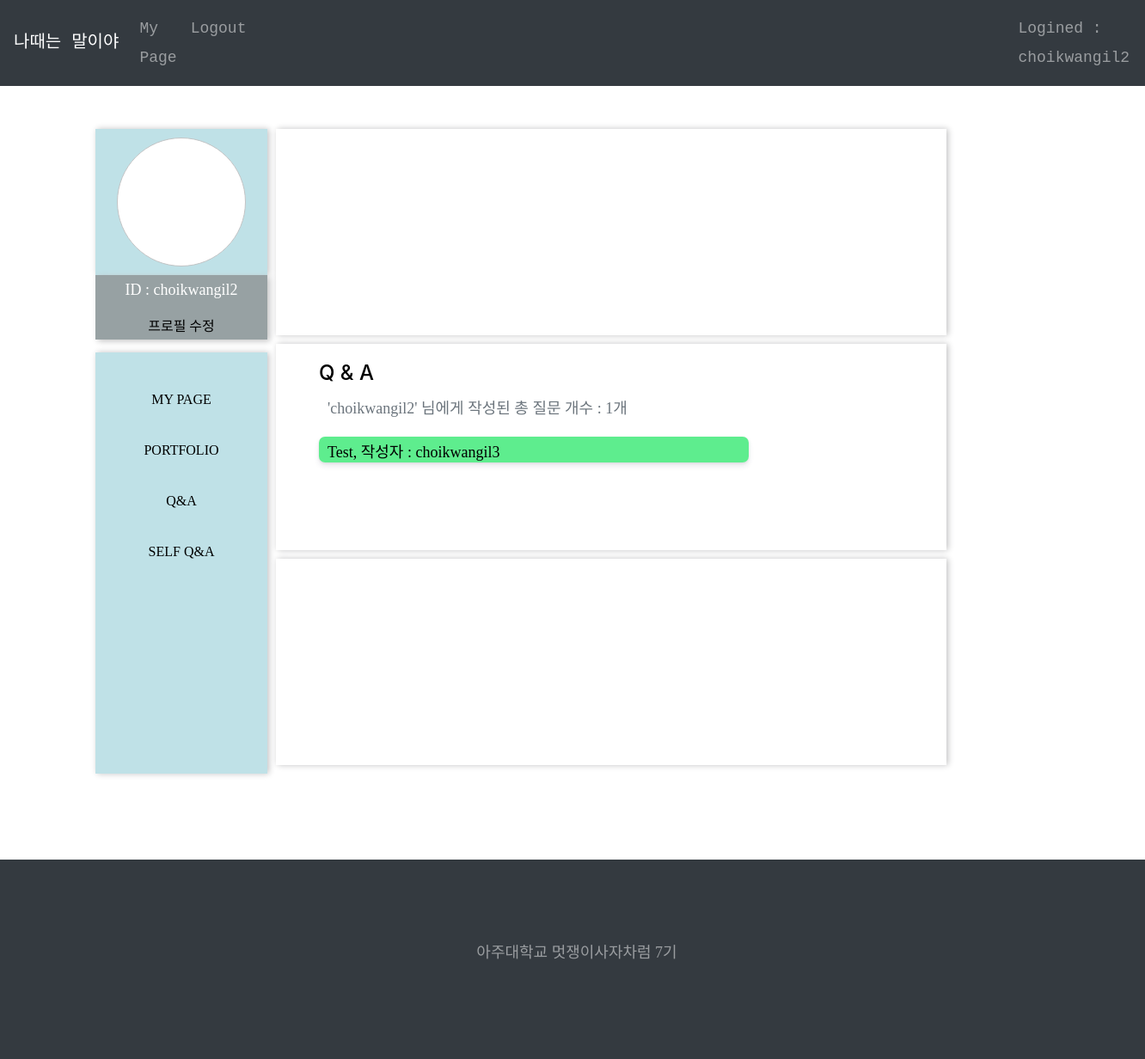
Page /account/user_page/ (signed in) on the earlier database version.
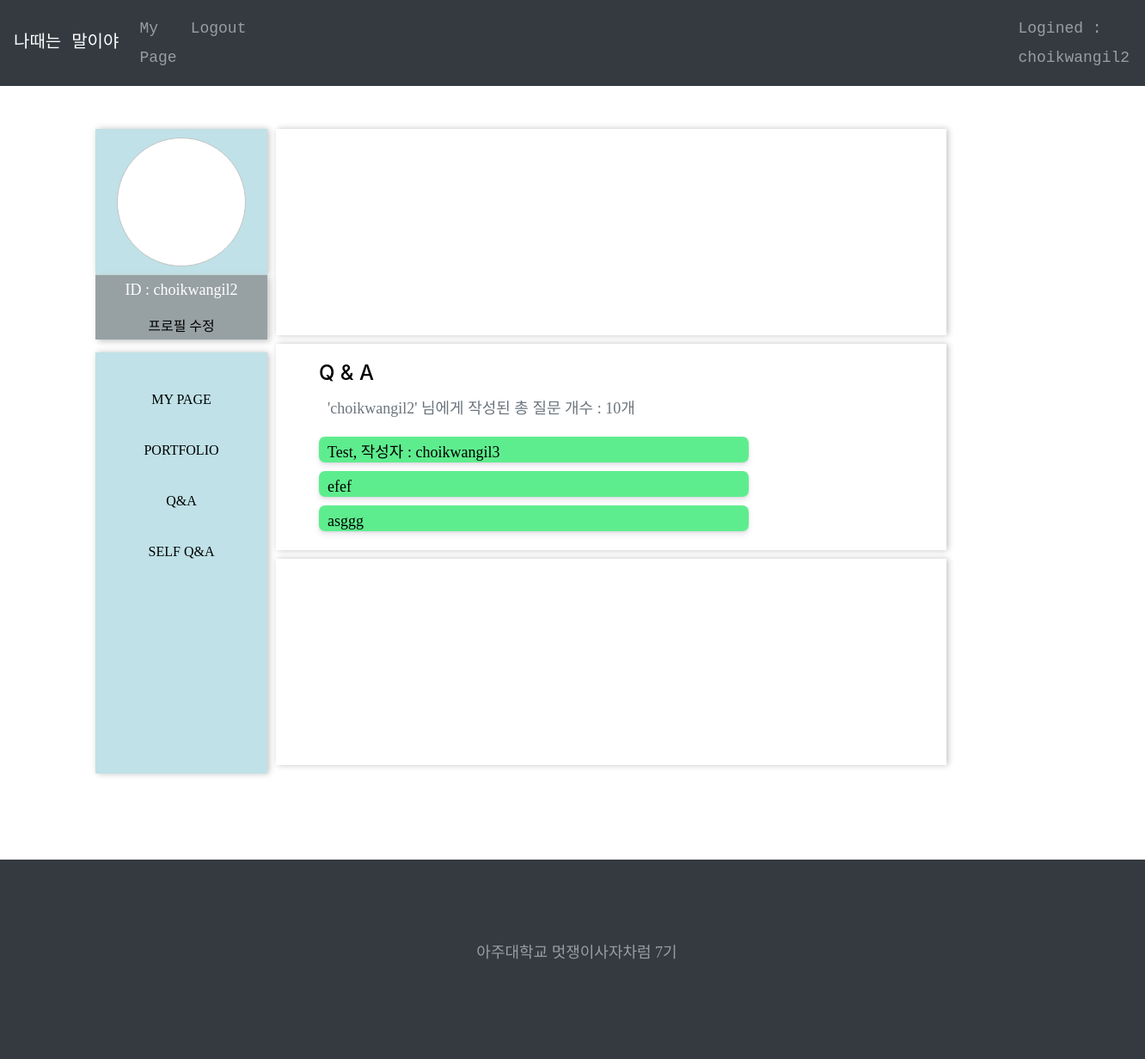
Same page on the later database version.
### QandA/models.py (models this page shows, shortened)
class Userqa(models.Model):
    author = models.ForeignKey(User, on_delete=models.CASCADE, null = True)
    title = models.CharField(max_length=100, null = True)
    question = models.CharField(max_length=100, null = True)
    pub_date = models.DateField('date published', null = True)
    reader = models.CharField(max_length=100, null = True)
    objects = models.Manager()

### account/views.py (the view)
# urls.py: path('user_page/', views.user_page, name= 'user_page'),
def user_page(request):
    logined = request.user   # login한 User
    logined_user = logined.username
    user_qa = Userqa.objects.filter( reader = logined_user )[:3]
    user_qa_view = Userqa.objects.filter( reader = logined_user )
    n = user_qa_view.count()
    return render(request, 'user_page.html', {
        'userqas' : user_qa,
        'n' : n,
    })

### account/templates/user_page.html
{% extends 'base.html' %}
{% block content %}
{% load static %}
<link rel = "stylesheet" href="{% static 'css/mypagemain.css' %}">
<div class="container2">
  <div class="profile">
    <div class="profilecontent">
      <div class="profileimg"></div>
    </div>
    <div class="profiletext">
      ID : {{user.username}}
      <a href="" class="nav1">프로필 수정</a>
    </div>
  </div>
  <div class="nav">
    <div class="navigation">
      <a href= "{% url 'user_page' %}" class="nav1">My Page</a>
      <a href="" class="nav1">Portfolio</a>
      <a href= "{% url 'qa_list' %}" class="nav1">Q&A</a>
      <a href="{%url 'selfqa' %}" class="nav1">Self Q&A</a>
    </div>
  </div>
  <div class="main1">
  </div>
  <div class="main2">
      {% if user.is_authenticated %}
        <h4>Q & A</h4>
      <p>'{{user.username}}' 님에게 작성된 총 질문 개수 : {{n}}개</p>
      {% for qa in userqas %}
      <div class="user_question3">
        <a href="{% url 'qa_detail' qa.id %}"><p>{{qa.title}}</p></a>
      </div>
      {% endfor %}
      {% endif %}
  </div>
  <div class="main3">
  </div>
</div>
{% endblock %}

Differences in the rows shown:
added Userqa: title "efef"
added Userqa: title "asggg"
Other differences:
{{ n }}: "1" → "10"
